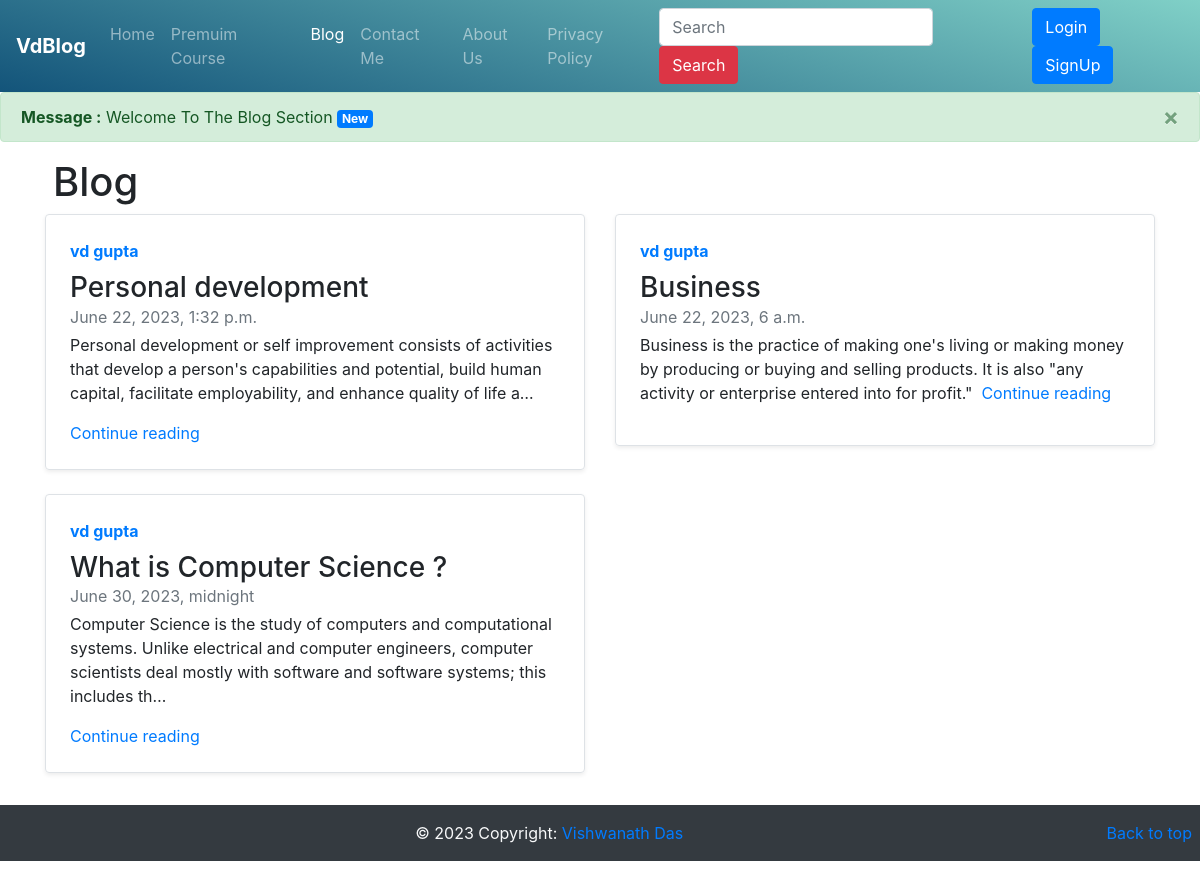
Screenshot of /blog/ with the database file from the repository.
### Blog/models.py (models this page shows, shortened)
class Blog(models.Model):
	sno = models.AutoField(primary_key = True)
	title = models.CharField(max_length = 255)
	content = RichTextField(blank = True , null = True)
	author = models.CharField(max_length = 30)
	img = models.ImageField(upload_to='images/')
	time = models.DateTimeField(blank = True)
	slug = models.CharField(max_length = 255)

### Blog/views.py (the view)
# urls.py: path('', views.blog, name='blog'),
def blog(request):
	messages.success(request , "Welcome To The Blog Section")
	allPost = Blog.objects.all()[::-1]
	context = {'allPost':allPost}
	return render(request , 'blog/bloghome.html' , context)

### templates/blog/bloghome.html (shortened to what this page needs)
{% extends "base.html" %}
{% block blogactive %}active
{% endblock blogactive %}
{% block body %}
   <div class="container">
   	<h1 class="m-2">Blog</h1>
    <div class="row mb-2">
{% for post in allPost %}
    <div class="col-md-6">
      <div class="row no-gutters border rounded overflow-hidden flex-md-row mb-4 shadow-sm h-md-250 position-relative">
        <div class="col p-4 d-flex flex-column position-static">
          <strong class="d-inline-block mb-2 text-primary">{{post.author}}</strong>
          <h3 class="mb-0">{{post.title}}</h3>
          <div class="mb-1 text-muted">{{post.time}}</div>
          <p class="card-text mb-auto">{{post.content | truncatechars:200 |safe }}</p>
          <a href="{{post.slug}}" class="stretched-link">Continue reading</a>
        </div>
        </div>
      </div>
      {% endfor %}
    </div>
  </div>
{% endblock body %}

### rows the page displays
Blog: author "vd gupta", title "Personal development", time "June 22, 2023, 1:32 p.m.", content "Personal development or self improvement consists of activities that develop a person's capabilities and potential, build human capital, facilitate employability, and enhance quality of life a…"
Blog: author "vd gupta", title "Business", time "June 22, 2023, 6 a.m.", content "Business is the practice of making one's living or making money by producing or buying and selling products. It is also \"any activity or enterprise entered into for profit.\""
Blog: author "vd gupta", title "What is Computer Science ?", time "June 30, 2023, midnight", content "Computer Science is the study of computers and computational systems. Unlike electrical and computer engineers, computer scientists deal mostly with software and software systems; this includes th…"

### other values shown
{{ message }} "Welcome To The Blog Section"
